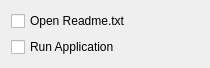
<?xml version="1.0" encoding="UTF-8"?>
<ui version="4.0">
 <class>OpenFileForm</class>
 <widget class="QWidget" name="OpenFileForm">
  <property name="geometry">
   <rect>
    <x>0</x>
    <y>0</y>
    <width>210</width>
    <height>56</height>
   </rect>
  </property>
  <layout class="QVBoxLayout" name="verticalLayout">
   <item>
    <widget class="QCheckBox" name="openReadmeCheckBox">
     <property name="text">
      <string>Open Readme.txt</string>
     </property>
    </widget>
   </item>
   <item>
    <widget class="QCheckBox" name="runAppCheckBox">
     <property name="text">
      <string>Run Application</string>
     </property>
    </widget>
   </item>
  </layout>
 </widget>
 <resources/>
 <connections/>
</ui>
